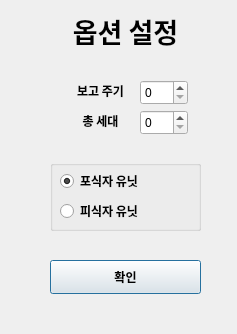
<?xml version="1.0" encoding="UTF-8"?>
<ui version="4.0">
 <class>option_1</class>
 <widget class="QDialog" name="option_1">
  <property name="geometry">
   <rect>
    <x>0</x>
    <y>0</y>
    <width>237</width>
    <height>334</height>
   </rect>
  </property>
  <property name="windowTitle">
   <string>Dialog</string>
  </property>
  <widget class="QLabel" name="title">
   <property name="geometry">
    <rect>
     <x>40</x>
     <y>10</y>
     <width>171</width>
     <height>41</height>
    </rect>
   </property>
   <property name="font">
    <font>
     <family>Noto Sans CJK KR Black</family>
     <pointsize>20</pointsize>
     <weight>75</weight>
     <bold>true</bold>
    </font>
   </property>
   <property name="text">
    <string>옵션 설정</string>
   </property>
   <property name="alignment">
    <set>Qt::AlignCenter</set>
   </property>
  </widget>
  <widget class="QSpinBox" name="reportCycle">
   <property name="geometry">
    <rect>
     <x>140</x>
     <y>80</y>
     <width>48</width>
     <height>25</height>
    </rect>
   </property>
   <property name="styleSheet">
    <string notr="true"/>
   </property>
  </widget>
  <widget class="QSpinBox" name="lastGeneration">
   <property name="geometry">
    <rect>
     <x>140</x>
     <y>110</y>
     <width>48</width>
     <height>25</height>
    </rect>
   </property>
  </widget>
  <widget class="QLabel" name="label">
   <property name="geometry">
    <rect>
     <x>60</x>
     <y>80</y>
     <width>81</width>
     <height>21</height>
    </rect>
   </property>
   <property name="font">
    <font>
     <family>Noto Sans CJK KR Black</family>
     <pointsize>9</pointsize>
     <weight>75</weight>
     <bold>true</bold>
    </font>
   </property>
   <property name="text">
    <string>보고 주기</string>
   </property>
   <property name="alignment">
    <set>Qt::AlignCenter</set>
   </property>
  </widget>
  <widget class="QLabel" name="label_2">
   <property name="geometry">
    <rect>
     <x>60</x>
     <y>110</y>
     <width>81</width>
     <height>21</height>
    </rect>
   </property>
   <property name="font">
    <font>
     <family>Noto Sans CJK KR Black</family>
     <pointsize>9</pointsize>
     <weight>75</weight>
     <bold>true</bold>
    </font>
   </property>
   <property name="text">
    <string>총 세대</string>
   </property>
   <property name="alignment">
    <set>Qt::AlignCenter</set>
   </property>
  </widget>
  <widget class="QGroupBox" name="AD">
   <property name="geometry">
    <rect>
     <x>50</x>
     <y>160</y>
     <width>151</width>
     <height>71</height>
    </rect>
   </property>
   <property name="title">
    <string/>
   </property>
   <widget class="QRadioButton" name="attack">
    <property name="geometry">
     <rect>
      <x>10</x>
      <y>10</y>
      <width>130</width>
      <height>22</height>
     </rect>
    </property>
    <property name="font">
     <font>
      <family>Noto Sans CJK KR Black</family>
      <weight>75</weight>
      <bold>true</bold>
     </font>
    </property>
    <property name="text">
     <string>포식자 유닛</string>
    </property>
    <property name="checked">
     <bool>true</bool>
    </property>
   </widget>
   <widget class="QRadioButton" name="defense">
    <property name="geometry">
     <rect>
      <x>10</x>
      <y>40</y>
      <width>130</width>
      <height>22</height>
     </rect>
    </property>
    <property name="font">
     <font>
      <family>Noto Sans CJK KR Black</family>
      <weight>75</weight>
      <bold>true</bold>
     </font>
    </property>
    <property name="text">
     <string>피식자 유닛</string>
    </property>
   </widget>
  </widget>
  <widget class="QPushButton" name="ok">
   <property name="geometry">
    <rect>
     <x>50</x>
     <y>260</y>
     <width>151</width>
     <height>34</height>
    </rect>
   </property>
   <property name="font">
    <font>
     <family>Noto Sans CJK KR Black</family>
     <weight>75</weight>
     <bold>true</bold>
    </font>
   </property>
   <property name="cursor">
    <cursorShape>PointingHandCursor</cursorShape>
   </property>
   <property name="autoFillBackground">
    <bool>true</bool>
   </property>
   <property name="styleSheet">
    <string notr="true"/>
   </property>
   <property name="text">
    <string>확인</string>
   </property>
  </widget>
 </widget>
 <resources/>
 <connections/>
</ui>
